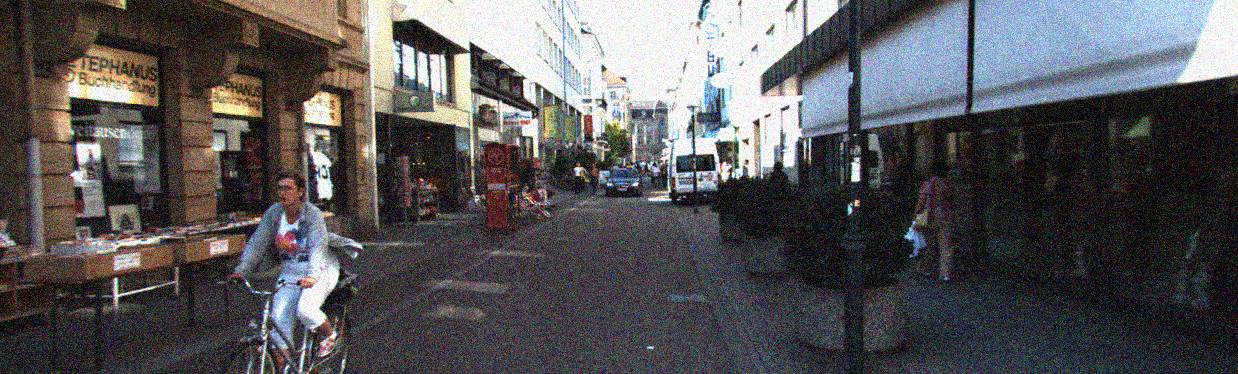
#> input picture images/gaussian_noise.png, 1238 x 374 px; its folder holds 3 pictures in this run
$ python '3×3导数滤波.py'
#> lines starting #> are read from the running program, lines starting #| are printed output that depends on the picture
# -*- coding: utf-8 -*-
"""
Created on Sat Apr  9 15:03:59 2022
Microsoft Windows10 家庭中文版
版本20H2(操作系统内部版本19042.1586)
处理器 lntel(R) Core(TM) i5-8300H CPU @ 2.30GHz2.30 GHz
机带RAM 8.00 GB (7.80 GB可用)
GPU0 lntel(R) UHD Graphics 630
GPU1 NVIDIA GeForce GTX 1050 Ti

@author: 10554
"""

import cv2
import numpy as np
import matplotlib.pyplot as plt
import os
import glob

def Derivative_FILTER(image,K_size =3):
    #由下文自定义滤波器已定义好默认的核为3
    kx = np.array([
        [0,0,0],
        [1,0,-1],
        [0,0,0]])
    #x方向的卷积矩阵,即由 1D Derivative_Filter[1,0,-1]补零所得
    ky = np.array([
        [0,1,0],
        [0,0,0],
        [0,-1,0]])
    #x方向的卷积矩阵，即由 1D Derivative_Filter[1,0,-1]T补零所得
    global output_x                           #此处及下处将output_x,output_y命名为全局变量，目的是方便后续图片的命名及保存
    output_x=cv2.filter2D(image,-1,kx)        #采用cv2.filter2D()函数进行原图与所定义滤波器的卷积
    global output_y
    output_y=cv2.filter2D(image,-1,ky)        #-1 表示输出类型和输入相同,核数默认为3


output_x =0;output_y=0                        #初始化output_x,output_y
Image_glob = os.path.join(r'images/',"*.png") #读取指定文件夹中的所有.png文件
Image_name_list=[]                            #并将其名称添加到列表Image_name_list
Image_name_list.extend(glob.glob(Image_glob))


for i in range(3):                           #设置一个循环，目的是循环读取并滤波处理所有三种图片
    img = cv2.imread(Image_name_list[i])     #读取用来读取图片，返回一个numpy.ndarray类型的多维数组
#> img is the input picture: shape (374, 1238, 3); mean B, G, R 88.3, 86.5, 87.7
    source = cv2.cvtColor(img,cv2.COLOR_BGR2GRAY) #将图像处理成灰度图
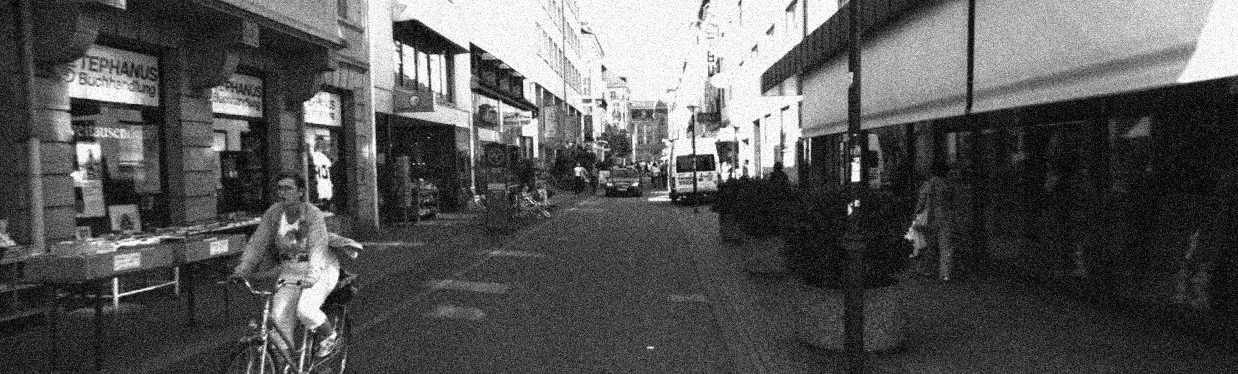
#> source: shape (374, 1238); min 0, max 255, mean 87.1
    # REPLICATE：通过复制边缘像素补全 ，选定图片上下左右各需要复制边缘像素的宽度范围，这里暂定为5
    image = cv2.copyMakeBorder(source, 1, 1, 1, 1, cv2.BORDER_REPLICATE)
    # 调用定义好的导数滤波函数
    Derivative_FILTER(image, K_size=3)
#> in Derivative_FILTER, `output_x=cv2.filter2D(image,-1,kx)`:
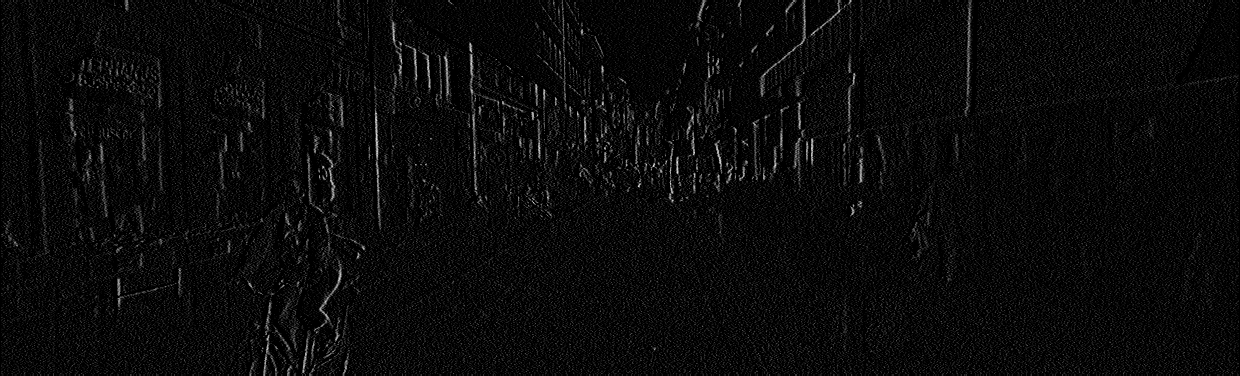
#> output_x: shape (376, 1240); min 0, max 239, mean 10.8
#> in Derivative_FILTER, `output_y=cv2.filter2D(image,-1,ky)`:
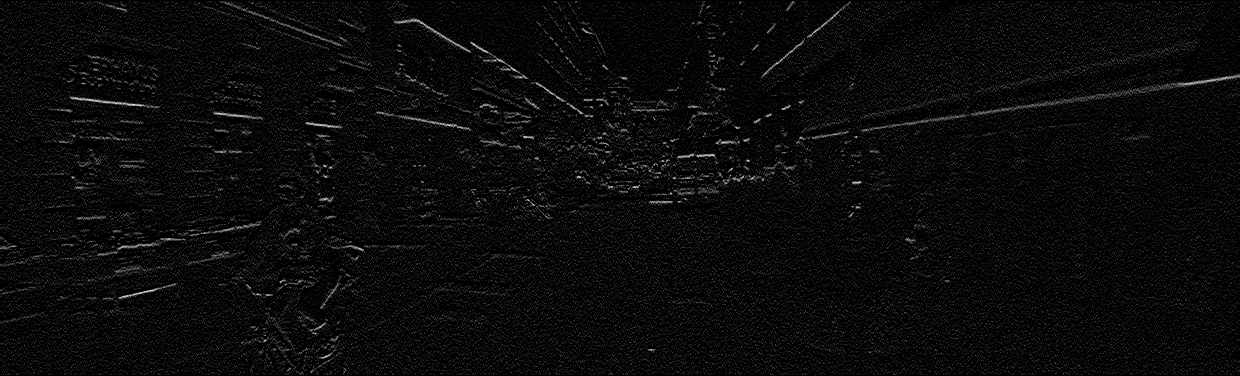
#> output_y: shape (376, 1240); min 0, max 237, mean 10.8


     #这里设置了判断语句，以分别对三种不同的原图进行分别保存
    if i == 0:
        cv2.imwrite(os.path.join(r"output_1/","3x3_Derivative_x_gaussian.png"),output_x)
        cv2.imwrite(os.path.join(r"output_1/","3x3_Derivative_y_gaussian.png"),output_y)
        cv2.imshow('gaussian_derivative_x Image',output_x)
        cv2.imshow('gaussian_derivative_y Image',output_y)
    if i == 1:
        cv2.imwrite(os.path.join(r"output_1/","3x3_Derivative_x_origin.png"),output_x)
        cv2.imwrite(os.path.join(r"output_1/","3x3_Derivative_y_origin.png"),output_y)
        cv2.imshow('origin_derivative_x Image',output_x)
        cv2.imshow('origin_derivative_y Image',output_y)
    if i == 2:
        cv2.imwrite(os.path.join(r"output_1/","3x3_Derivative_x_pepper.png"),output_x)
        cv2.imwrite(os.path.join(r"output_1/","3x3_Derivative_y_pepper.png"),output_y)
        cv2.imshow('pepper_derivative_x Image',output_x)
        cv2.imshow('pepper_derivative_y Image',output_y)

    # 等待显示
    cv2.waitKey(0)
    cv2.destroyAllWindows()
#> pass 2 of the loop `for i in range(3):`:
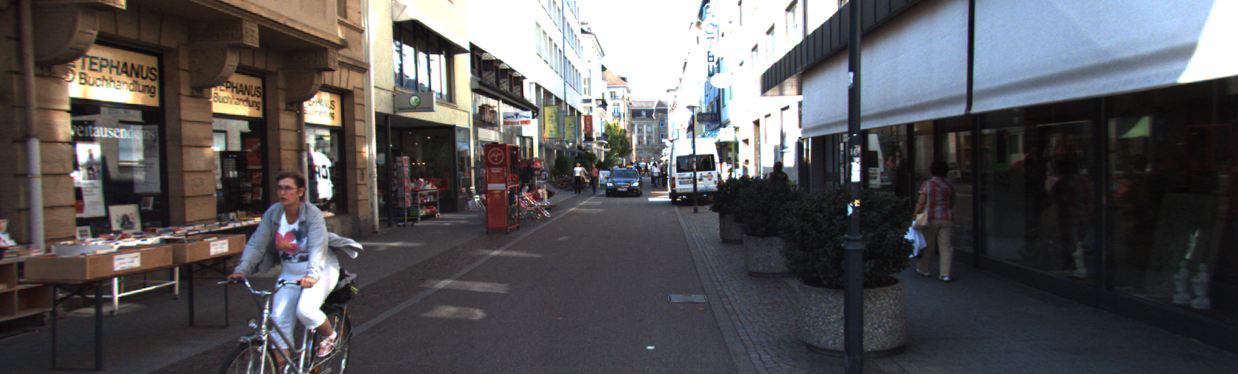
#> input picture images/origin_image.png, 1238 x 374 px
#> img is the input picture: shape (374, 1238, 3); mean B, G, R 88.5, 86.5, 87.9
#> `source = cv2.cvtColor(img,cv2.COLOR_BGR2GRAY)`:
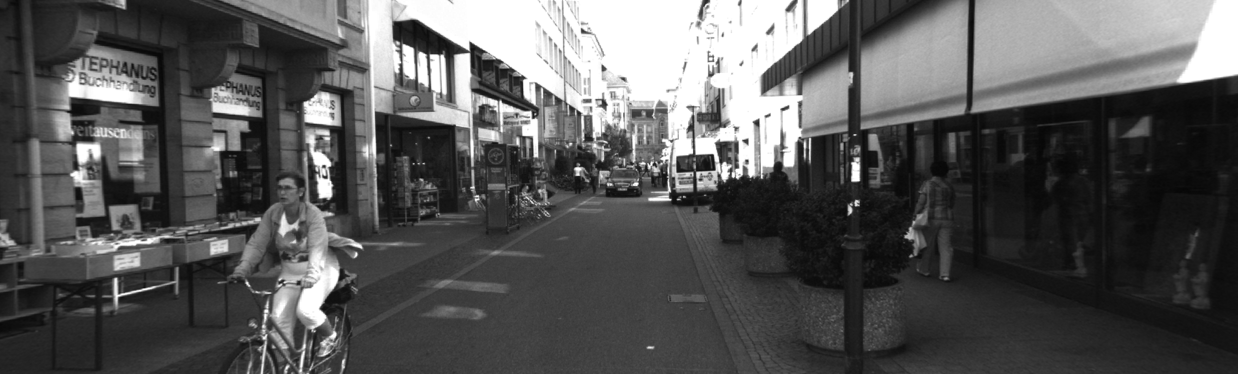
#> source: shape (374, 1238); min 6, max 255, mean 87.2
#> in Derivative_FILTER (call 2), `output_y=cv2.filter2D(image,-1,ky)`:
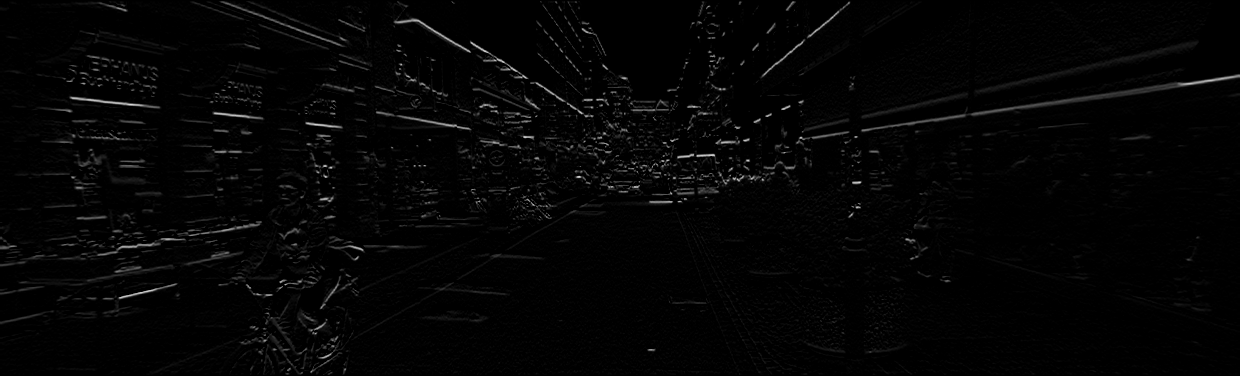
#> output_y: shape (376, 1240); min 0, max 218, mean 4.6
#> pass 3 of the loop `for i in range(3):`:
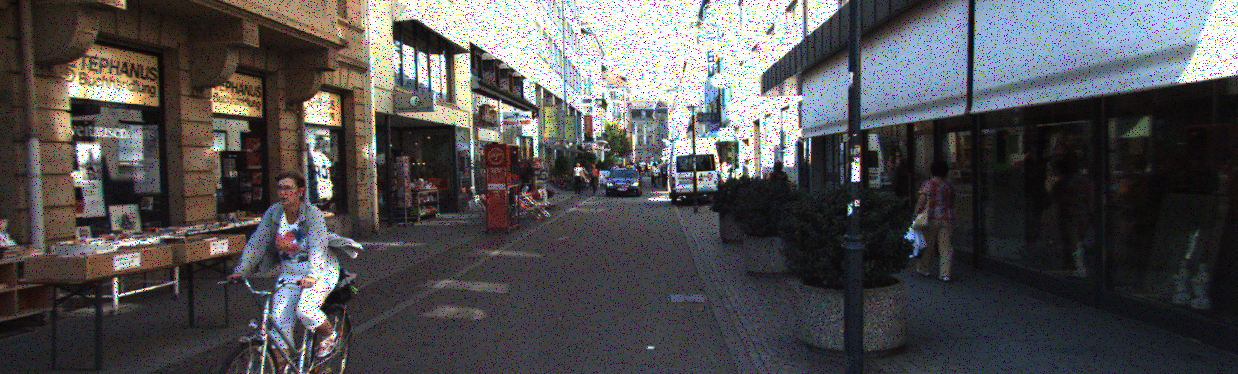
#> input picture images/pepper_noise.png, 1238 x 374 px
#> img is the input picture: shape (374, 1238, 3); mean B, G, R 84, 82.2, 83.5
#> `image = cv2.copyMakeBorder(source, 1, 1, 1, 1, cv2.BORDER_REPLICATE)`:
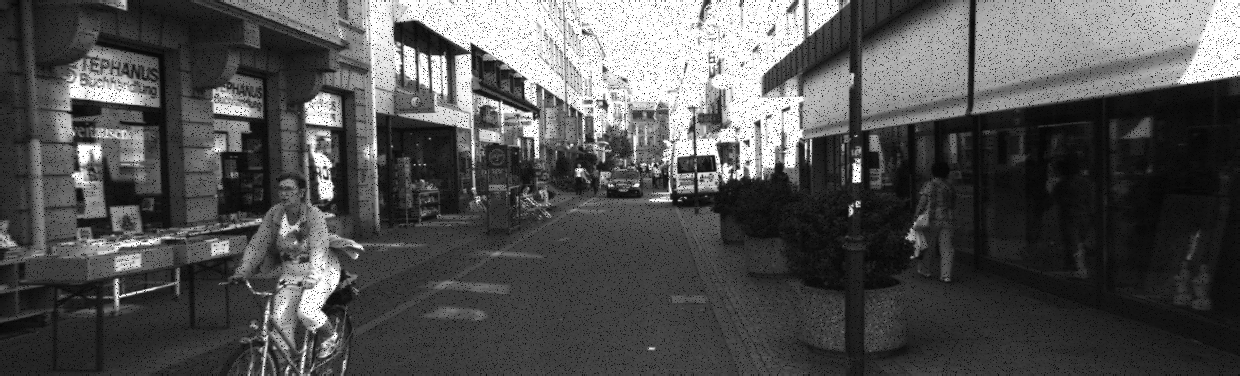
#> image: shape (376, 1240); min 0, max 255, mean 82.9
#> in Derivative_FILTER (call 3), `output_y=cv2.filter2D(image,-1,ky)`:
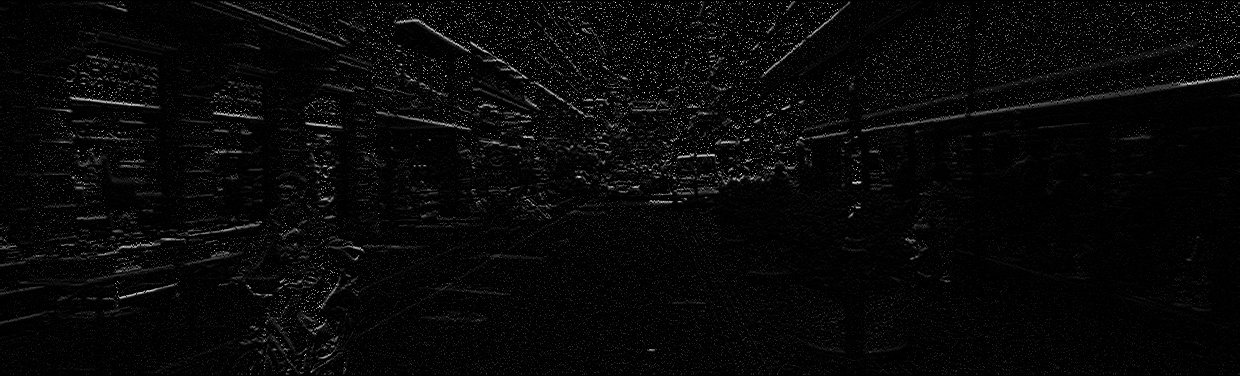
#> output_y: shape (376, 1240); min 0, max 255, mean 7.6
